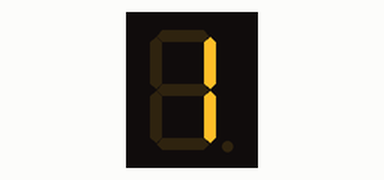
Simulated run of this sketch. Board: Arduino Uno, built with avr-gcc and run on an emulated ATmega328P. Parts: 1-digit seven-segment display. Wiring (inferred from the names in the program): decade counter: clock pin 6; reset pin 7; 1-digit 7-segment display, segments lit when HIGH: segments Q0, Q1, Q2, Q3, Q4, Q5, Q6. The segment pins are drawn as the display they are named for; what the sketch prints to the serial monitor is not drawn.

Above: at 0.1 s.
At 2.1 s:
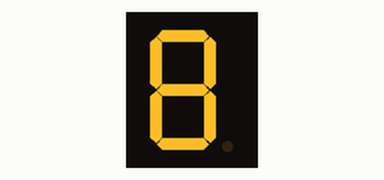
At 4.1 s:
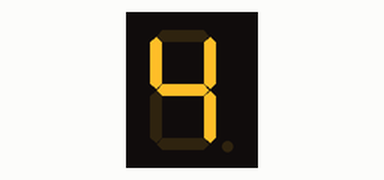
At 6.1 s:
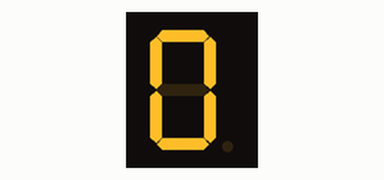
At 11.76 s:
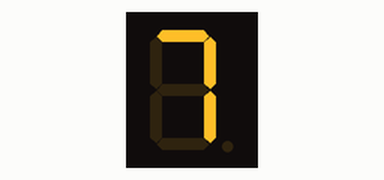
At 18.02 s:
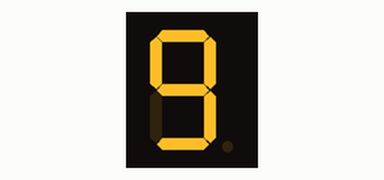

Measured:
- by itself, everything shown: repeats every 18.1 s, in 103 steps
- what the display in image 1 shows lasts 2.0 s, from 2.0 s to 4.0 s
- what the display in image 3 shows lasts 2.1 s, from 6.0 s to 8.1 s

The sketch:

BCD_4026_7SegZahlenTest_und_Counter.ino
```cpp
/* Counter Test:  Ausgabe von Zahlen durch "Reset" und "clocken" von 4026 Zaehler
und Hochzaehlern  von 0 bis 99 */

#define counterResetPin  7             // BCD_4026 Reset-Pin #15
#define counterClockPin  6             // BCD_4026 Clock-Pin #1
#define microSek 2                     // Pulsdauer für BCD 4026 Zaehler
#define ANZ_DELAY 2000                 // Anzeige Dauer in MilliSek
#define COUNTER_DELAY 100              // Anzeige Dauer in MilliSek


void setup()
{
  pinMode(counterResetPin, OUTPUT);    // Pin als Ausgang
  pinMode(counterClockPin, OUTPUT);    // Pin als Ausgang
  Serial.begin(9600);
} // fct setup

void showZahl(int value)               //  zeigt Parameter "value" mit 7Seg-Ziffern an
{
  resetCounter();                      // Anzeige erst mal löschen
  for(int i = 0; i < value; i++)       // "value" mal einen Clock Puls ausgeben
  {
    digitalWrite(counterClockPin, HIGH);  // Clock-Pin auf HIGH setzen
    delayMicroseconds(microSek);          // warten bis HIGH-Pegel stabil ist
    digitalWrite(counterClockPin, LOW);   // Clock-Pin auf LOW setzen
    delayMicroseconds(microSek);          // warten bis LOW-Pegel stabil ist
  }  // for
}  // fct

void resetCounter()           // setzt Zaehlerbaustein auf "0" (Reset)
{
  digitalWrite(counterResetPin, HIGH);   // Reset-Pin auf HIGH setzen
  delayMicroseconds(microSek);           // warten bis HIGH-Pegel stabil ist
  digitalWrite(counterResetPin, LOW);    // Reset-Pin auf LOW setzen
  delayMicroseconds(microSek);           // warten bis LOW-Pegel stabil ist
}  // fct

void loop()
{
  Serial.print("Zahlen anzeigen:   ");
  showZahl(11);                          // mit Fkt "showZahl"  "11" anzeigen
  Serial.print("11;  ");
  delay(ANZ_DELAY);                      // "x" milli-sec warten
  showZahl(88);                          // mit Fkt "showZahl"  "88" anzeigen
  Serial.print("88;  ");
  delay(ANZ_DELAY);                      // "x" milli-sec warten
  showZahl(34);
  Serial.print("34;  ");
  delay(ANZ_DELAY);
  resetCounter();                        // Zaehler auf "0"
  Serial.println("00");
  delay(ANZ_DELAY);                      // "x" milli-sec warten
  Serial.println("Von 0 nach 99 hochzaehlen:   ");
  for (int i=0; i<100; i++)
  {
    showZahl(i);                          // mit Fkt "showZahl"  "11" anzeigen
    Serial.print(i);
    Serial.println("");
    delay(COUNTER_DELAY);
  }  // for
  Serial.println("");
}  // loop
```
